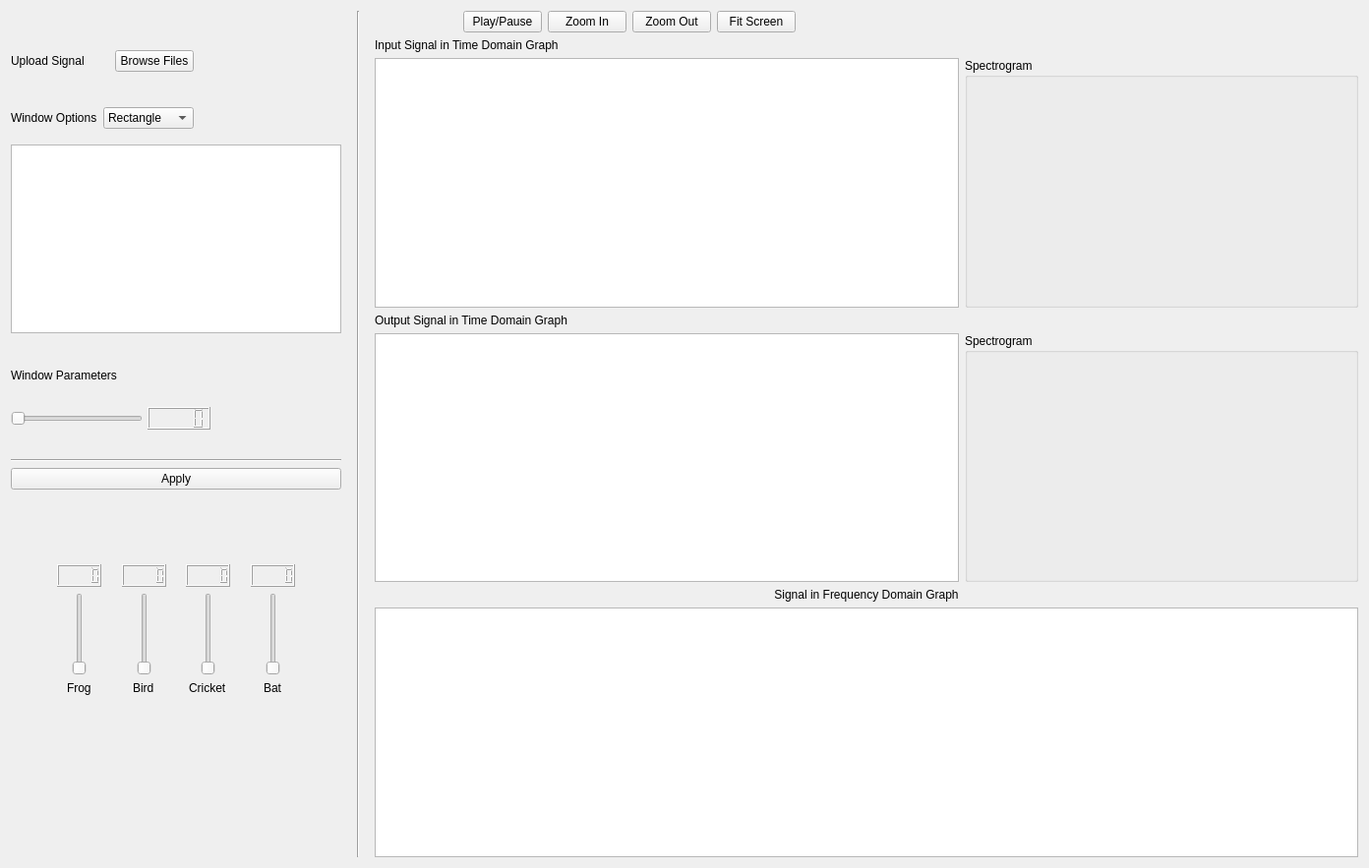
      <widget class="QWidget" name="tab_4">
       <attribute name="title">
        <string>Animal Sounds Mode</string>
       </attribute>
       <layout class="QHBoxLayout" name="horizontalLayout_22" stretch="0,0,3">
        <item>
         <layout class="QVBoxLayout" name="verticalLayout_63">
          <property name="rightMargin">
           <number>10</number>
          </property>
          <item>
           <spacer name="verticalSpacer_5">
            <property name="orientation">
             <enum>Qt::Vertical</enum>
            </property>
            <property name="sizeType">
             <enum>QSizePolicy::Fixed</enum>
            </property>
            <property name="sizeHint" stdset="0">
             <size>
              <width>20</width>
              <height>40</height>
             </size>
            </property>
           </spacer>
          </item>
          <item>
           <layout class="QHBoxLayout" name="horizontalLayout_18">
            <property name="bottomMargin">
             <number>30</number>
            </property>
            <item>
             <widget class="QLabel" name="label_56">
              <property name="sizePolicy">
               <sizepolicy hsizetype="Fixed" vsizetype="Preferred">
                <horstretch>0</horstretch>
                <verstretch>0</verstretch>
               </sizepolicy>
              </property>
              <property name="minimumSize">
               <size>
                <width>100</width>
                <height>0</height>
               </size>
              </property>
              <property name="text">
               <string>Upload Signal</string>
              </property>
             </widget>
            </item>
            <item alignment="Qt::AlignLeft">
             <widget class="QPushButton" name="browseButton3">
              <property name="sizePolicy">
               <sizepolicy hsizetype="Expanding" vsizetype="Fixed">
                <horstretch>0</horstretch>
                <verstretch>0</verstretch>
               </sizepolicy>
              </property>
              <property name="text">
               <string>Browse Files</string>
              </property>
             </widget>
            </item>
            <item>
             <spacer name="horizontalSpacer_28">
              <property name="orientation">
               <enum>Qt::Horizontal</enum>
              </property>
              <property name="sizeType">
               <enum>QSizePolicy::Fixed</enum>
              </property>
              <property name="sizeHint" stdset="0">
               <size>
                <width>150</width>
                <height>20</height>
               </size>
              </property>
             </spacer>
            </item>
           </layout>
          </item>
          <item>
           <layout class="QHBoxLayout" name="horizontalLayout_19">
            <property name="bottomMargin">
             <number>10</number>
            </property>
            <item>
             <widget class="QLabel" name="label_57">
              <property name="text">
               <string>Window Options</string>
              </property>
             </widget>
            </item>
            <item>
             <widget class="QComboBox" name="comboBox_mode3">
              <property name="sizePolicy">
               <sizepolicy hsizetype="Expanding" vsizetype="Fixed">
                <horstretch>0</horstretch>
                <verstretch>0</verstretch>
               </sizepolicy>
              </property>
              <item>
               <property name="text">
                <string>Rectangle</string>
               </property>
              </item>
              <item>
               <property name="text">
                <string>Hamming</string>
               </property>
              </item>
              <item>
               <property name="text">
                <string>Hanning</string>
               </property>
              </item>
              <item>
               <property name="text">
                <string>Gaussian</string>
               </property>
              </item>
             </widget>
            </item>
            <item>
             <spacer name="horizontalSpacer_29">
              <property name="orientation">
               <enum>Qt::Horizontal</enum>
              </property>
              <property name="sizeType">
               <enum>QSizePolicy::Fixed</enum>
              </property>
              <property name="sizeHint" stdset="0">
               <size>
                <width>150</width>
                <height>20</height>
               </size>
              </property>
             </spacer>
            </item>
           </layout>
          </item>
          <item>
           <widget class="PlotWidget" name="windowGraph3"/>
          </item>
          <item>
           <layout class="QVBoxLayout" name="verticalLayout_35">
            <property name="spacing">
             <number>10</number>
            </property>
            <property name="topMargin">
             <number>30</number>
            </property>
            <property name="bottomMargin">
             <number>0</number>
            </property>
            <item>
             <widget class="QLabel" name="label_58">
              <property name="text">
               <string>Window Parameters</string>
              </property>
             </widget>
            </item>
            <item>
             <layout class="QHBoxLayout" name="horizontalLayout_20">
              <property name="bottomMargin">
               <number>15</number>
              </property>
             </layout>
            </item>
            <item>
             <layout class="QHBoxLayout" name="horizontalLayout_21">
              <property name="spacing">
               <number>5</number>
              </property>
              <property name="bottomMargin">
               <number>20</number>
              </property>
              <item>
               <widget class="QSlider" name="windowSlider3">
                <property name="orientation">
                 <enum>Qt::Horizontal</enum>
                </property>
               </widget>
              </item>
              <item>
               <widget class="QLCDNumber" name="lcdNumber_12"/>
              </item>
              <item>
               <spacer name="horizontalSpacer_31">
                <property name="orientation">
                 <enum>Qt::Horizontal</enum>
                </property>
                <property name="sizeHint" stdset="0">
                 <size>
                  <width>40</width>
                  <height>20</height>
                 </size>
                </property>
               </spacer>
              </item>
             </layout>
            </item>
            <item>
             <widget class="Line" name="line_7">
              <property name="orientation">
               <enum>Qt::Horizontal</enum>
              </property>
             </widget>
            </item>
           </layout>
          </item>
          <item>
           <widget class="QPushButton" name="applyButton3">
            <property name="text">
             <string>Apply</string>
            </property>
           </widget>
          </item>
          <item>
           <spacer name="verticalSpacer_6">
            <property name="orientation">
             <enum>Qt::Vertical</enum>
            </property>
            <property name="sizeType">
             <enum>QSizePolicy::Fixed</enum>
            </property>
            <property name="sizeHint" stdset="0">
             <size>
              <width>20</width>
              <height>70</height>
             </size>
            </property>
           </spacer>
          </item>
          <item>
           <layout class="QHBoxLayout" name="horizontalLayout_36">
            <property name="bottomMargin">
             <number>15</number>
            </property>
            <item>
             <spacer name="horizontalSpacer_32">
              <property name="orientation">
               <enum>Qt::Horizontal</enum>
              </property>
              <property name="sizeType">
               <enum>QSizePolicy::Fixed</enum>
              </property>
              <property name="sizeHint" stdset="0">
               <size>
                <width>40</width>
                <height>20</height>
               </size>
              </property>
             </spacer>
            </item>
            <item>
             <layout class="QVBoxLayout" name="verticalLayout_36">
              <item alignment="Qt::AlignHCenter">
               <widget class="QLCDNumber" name="lcdNumber_21">
                <property name="maximumSize">
                 <size>
                  <width>45</width>
                  <height>16777215</height>
                 </size>
                </property>
               </widget>
              </item>
              <item alignment="Qt::AlignHCenter">
               <widget class="QSlider" name="animalSlider_1">
                <property name="orientation">
                 <enum>Qt::Vertical</enum>
                </property>
               </widget>
              </item>
              <item alignment="Qt::AlignHCenter">
               <widget class="QLabel" name="label_61">
                <property name="text">
                 <string>Frog</string>
                </property>
               </widget>
              </item>
             </layout>
            </item>
            <item>
             <layout class="QVBoxLayout" name="verticalLayout_37">
              <item alignment="Qt::AlignHCenter">
               <widget class="QLCDNumber" name="lcdNumber_22">
                <property name="maximumSize">
                 <size>
                  <width>45</width>
                  <height>16777215</height>
                 </size>
                </property>
               </widget>
              </item>
              <item alignment="Qt::AlignHCenter">
               <widget class="QSlider" name="animalSlider_2">
                <property name="orientation">
                 <enum>Qt::Vertical</enum>
                </property>
               </widget>
              </item>
              <item alignment="Qt::AlignHCenter">
               <widget class="QLabel" name="label_62">
                <property name="text">
                 <string>Bird</string>
                </property>
               </widget>
              </item>
             </layout>
            </item>
            <item>
             <layout class="QVBoxLayout" name="verticalLayout_38">
              <item alignment="Qt::AlignHCenter">
               <widget class="QLCDNumber" name="lcdNumber_23">
                <property name="maximumSize">
                 <size>
                  <width>45</width>
                  <height>16777215</height>
                 </size>
                </property>
               </widget>
              </item>
              <item alignment="Qt::AlignHCenter">
               <widget class="QSlider" name="animalSlider_3">
                <property name="orientation">
                 <enum>Qt::Vertical</enum>
                </property>
               </widget>
              </item>
              <item alignment="Qt::AlignHCenter">
               <widget class="QLabel" name="label_63">
                <property name="text">
                 <string>Cricket</string>
                </property>
               </widget>
              </item>
             </layout>
            </item>
            <item>
             <layout class="QVBoxLayout" name="verticalLayout_39">
              <item alignment="Qt::AlignHCenter">
               <widget class="QLCDNumber" name="lcdNumber_24">
                <property name="maximumSize">
                 <size>
                  <width>45</width>
                  <height>16777215</height>
                 </size>
                </property>
               </widget>
              </item>
              <item alignment="Qt::AlignHCenter">
               <widget class="QSlider" name="animalSlider_4">
                <property name="orientation">
                 <enum>Qt::Vertical</enum>
                </property>
               </widget>
              </item>
              <item alignment="Qt::AlignHCenter">
               <widget class="QLabel" name="label_64">
                <property name="text">
                 <string>Bat</string>
                </property>
               </widget>
              </item>
             </layout>
            </item>
            <item>
             <spacer name="horizontalSpacer_33">
              <property name="orientation">
               <enum>Qt::Horizontal</enum>
              </property>
              <property name="sizeType">
               <enum>QSizePolicy::Fixed</enum>
              </property>
              <property name="sizeHint" stdset="0">
               <size>
                <width>40</width>
                <height>20</height>
               </size>
              </property>
             </spacer>
            </item>
           </layout>
          </item>
          <item>
           <spacer name="verticalSpacer_3">
            <property name="orientation">
             <enum>Qt::Vertical</enum>
            </property>
            <property name="sizeType">
             <enum>QSizePolicy::Fixed</enum>
            </property>
            <property name="sizeHint" stdset="0">
             <size>
              <width>20</width>
              <height>150</height>
             </size>
            </property>
           </spacer>
          </item>
         </layout>
        </item>
        <item>
         <widget class="Line" name="line_3">
          <property name="maximumSize">
           <size>
            <width>2</width>
            <height>16777215</height>
           </size>
          </property>
          <property name="orientation">
           <enum>Qt::Vertical</enum>
          </property>
         </widget>
        </item>
        <item>
         <layout class="QVBoxLayout" name="verticalLayout_31">
          <property name="leftMargin">
           <number>10</number>
          </property>
          <item>
           <layout class="QHBoxLayout" name="horizontalLayout_15">
            <item>
             <spacer name="horizontalSpacer_27">
              <property name="orientation">
               <enum>Qt::Horizontal</enum>
              </property>
              <property name="sizeType">
               <enum>QSizePolicy::Fixed</enum>
              </property>
              <property name="sizeHint" stdset="0">
               <size>
                <width>90</width>
                <height>20</height>
               </size>
              </property>
             </spacer>
            </item>
            <item>
             <widget class="QPushButton" name="playButton3">
              <property name="text">
               <string>Play/Pause</string>
              </property>
             </widget>
            </item>
            <item>
             <widget class="QPushButton" name="zoomInButton3">
              <property name="text">
               <string>Zoom In</string>
              </property>
             </widget>
            </item>
            <item>
             <widget class="QPushButton" name="zoomOutButton3">
              <property name="text">
               <string>Zoom Out</string>
              </property>
             </widget>
            </item>
            <item>
             <widget class="QPushButton" name="fitButton3">
              <property name="text">
               <string>Fit Screen</string>
              </property>
             </widget>
            </item>
            <item>
             <spacer name="horizontalSpacer_5">
              <property name="orientation">
               <enum>Qt::Horizontal</enum>
              </property>
              <property name="sizeType">
               <enum>QSizePolicy::Fixed</enum>
              </property>
              <property name="sizeHint" stdset="0">
               <size>
                <width>40</width>
                <height>20</height>
               </size>
              </property>
             </spacer>
            </item>
            <item>
             <spacer name="horizontalSpacer_6">
              <property name="orientation">
               <enum>Qt::Horizontal</enum>
              </property>
              <property name="sizeHint" stdset="0">
               <size>
                <width>40</width>
                <height>20</height>
               </size>
              </property>
             </spacer>
            </item>
           </layout>
          </item>
          <item>
           <layout class="QVBoxLayout" name="verticalLayout_32">
            <item>
             <widget class="QLabel" name="label_53">
              <property name="text">
               <string>Input Signal in Time Domain Graph</string>
              </property>
             </widget>
            </item>
            <item>
             <layout class="QHBoxLayout" name="horizontalLayout_16" stretch="1,0">
              <item>
               <widget class="PlotWidget" name="inputGraph3"/>
              </item>
              <item>
               <widget class="QGroupBox" name="groupBox_5">
                <property name="minimumSize">
                 <size>
                  <width>400</width>
                  <height>0</height>
                 </size>
                </property>
                <property name="title">
                 <string>Spectrogram</string>
                </property>
                <widget class="QWidget" name="gridLayoutWidget_5">
                 <property name="geometry">
                  <rect>
                   <x>-1</x>
                   <y>19</y>
                   <width>401</width>
                   <height>231</height>
                  </rect>
                 </property>
                 <layout class="QGridLayout" name="gridLayout_5">
                  <item row="0" column="0">
                   <layout class="QVBoxLayout" name="verticalLayout_20"/>
                  </item>
                 </layout>
                </widget>
               </widget>
              </item>
             </layout>
            </item>
           </layout>
          </item>
          <item>
           <layout class="QVBoxLayout" name="verticalLayout_33">
            <item>
             <widget class="QLabel" name="label_54">
              <property name="text">
               <string>Output Signal in Time Domain Graph</string>
              </property>
             </widget>
            </item>
            <item>
             <layout class="QHBoxLayout" name="horizontalLayout_17" stretch="1,0">
              <item>
               <widget class="PlotWidget" name="outputGraph3"/>
              </item>
              <item>
               <widget class="QGroupBox" name="groupBox_6">
                <property name="minimumSize">
                 <size>
                  <width>400</width>
                  <height>0</height>
                 </size>
                </property>
                <property name="title">
                 <string>Spectrogram</string>
                </property>
                <widget class="QWidget" name="gridLayoutWidget_6">
                 <property name="geometry">
                  <rect>
                   <x>-1</x>
                   <y>19</y>
                   <width>401</width>
                   <height>231</height>
                  </rect>
                 </property>
                 <layout class="QGridLayout" name="gridLayout_6">
                  <item row="0" column="0">
                   <layout class="QVBoxLayout" name="verticalLayout_21"/>
                  </item>
                 </layout>
                </widget>
               </widget>
              </item>
             </layout>
            </item>
           </layout>
          </item>
          <item>
           <layout class="QVBoxLayout" name="verticalLayout_34">
            <item>
             <widget class="QLabel" name="label_55">
              <property name="text">
               <string>Signal in Frequency Domain Graph</string>
              </property>
              <property name="alignment">
               <set>Qt::AlignCenter</set>
              </property>
             </widget>
            </item>
            <item alignment="Qt::AlignHCenter">
             <widget class="PlotWidget" name="freqGraph3">
              <property name="sizePolicy">
               <sizepolicy hsizetype="Expanding" vsizetype="Expanding">
                <horstretch>0</horstretch>
                <verstretch>0</verstretch>
               </sizepolicy>
              </property>
              <property name="minimumSize">
               <size>
                <width>1000</width>
                <height>0</height>
               </size>
              </property>
              <property name="maximumSize">
               <size>
                <width>16777215</width>
                <height>16777215</height>
               </size>
              </property>
             </widget>
            </item>
           </layout>
          </item>
         </layout>
        </item>
       </layout>
      </widget>
